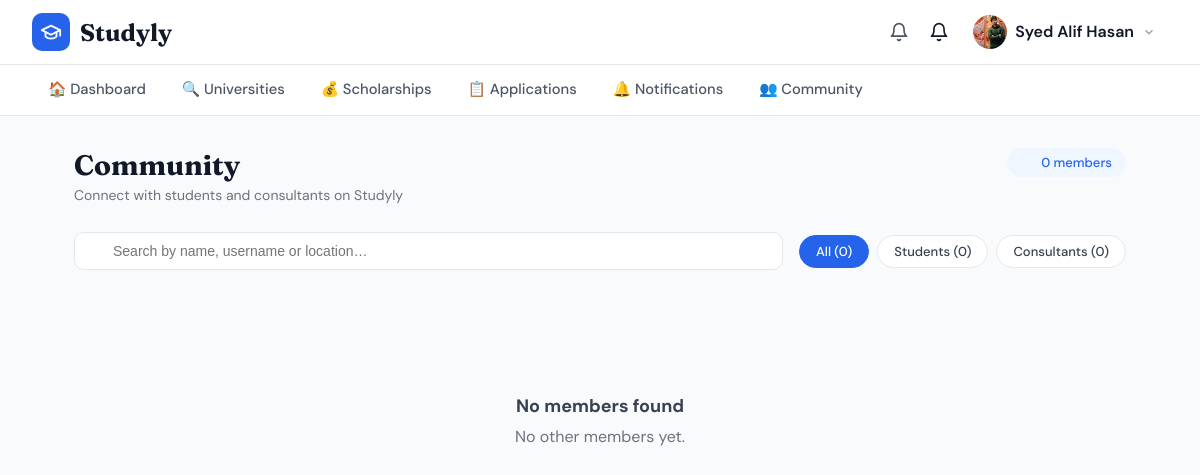
The app's page /community/ (signed in), older data.
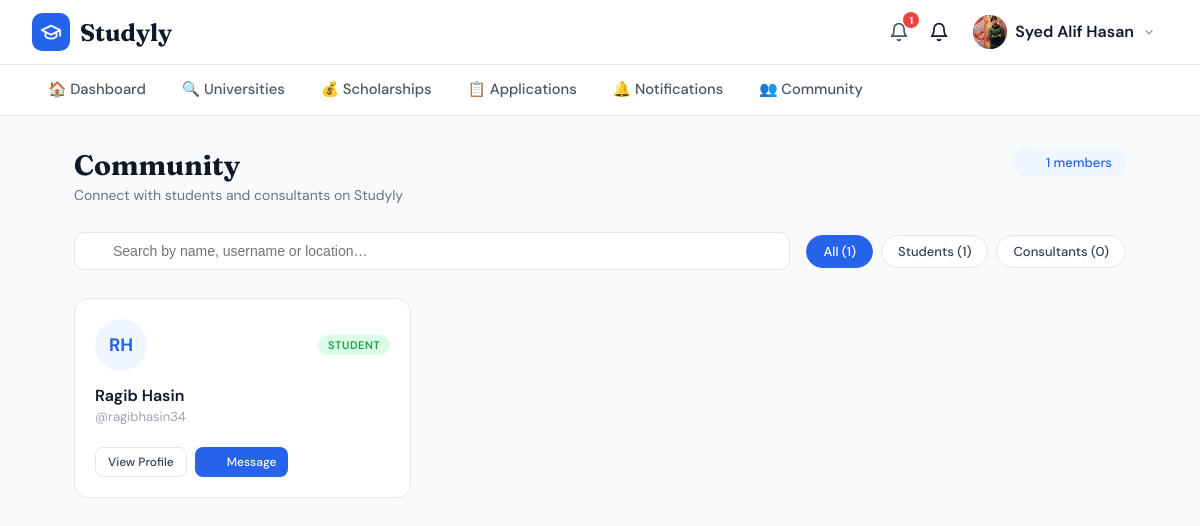
The same page, newer data.
### users/models.py (models this page shows, shortened)
class User(AbstractUser):
    ROLE_CHOICES = [
        ('student', 'Student'),
        ('admin', 'Admin'),
        ('consultant', 'Educational Consultant'),
    ]
    role = models.CharField(max_length=20, choices=ROLE_CHOICES, default='student')

### community/views.py (the view, shortened to what this page needs)
# urls.py: path('', views.community_list, name='list'),
@login_required
def community_list(request):
    query = request.GET.get('q', '').strip()
    role_filter = request.GET.get('role', 'all')
    users = User.objects.exclude(id=request.user.id).select_related('profile')
    if role_filter == 'student':
        users = users.filter(role='student')
    elif role_filter == 'consultant':
        users = users.filter(role='consultant')
    students_count = User.objects.exclude(id=request.user.id).filter(role='student').count()
    consultants_count = User.objects.exclude(id=request.user.id).filter(role='consultant').count()
    context = {
        'users': users,
        'query': query,
        'role_filter': role_filter,
        'students_count': students_count,
        'consultants_count': consultants_count,
        'total_count': students_count + consultants_count,
        'active_nav': 'community',
    }
    return render(request, 'community/list.html', context)

### users/context_processors.py (called while the page is built)
def unread_notifications(request):
    if request.user.is_authenticated:
        from notifications.models import Notification
        count = Notification.objects.filter(user=request.user, is_read=False).count()
        return {'unread_notif_count': count}
    return {'unread_notif_count': 0}

### templates/community/list.html (shortened to what this page needs)
{% extends 'base.html' %}
{% block content %}
<div class="community-page">
  <div class="page-header">
    <div>
      <h1 class="page-title">Community</h1>
      <p class="page-subtitle">Connect with students and consultants on Studyly</p>
    </div>
    <div class="header-stats">
      <span class="stat-pill"><i data-lucide="users" style="width:14px;height:14px;"></i> {{ total_count }} members</span>
    </div>
  </div>
  <div class="search-filter-bar">
    <form method="GET" class="search-form">
      <div class="search-input-wrap">
        <i data-lucide="search" class="search-icon"></i>
        <input type="text" name="q" value="{{ query }}" placeholder="Search by name, username or location…" class="search-input" autofocus>
      </div>
    </form>
    <div class="filter-pills">
      <a href="?q={{ query }}&role=all" class="pill {% if role_filter == 'all' %}pill--active{% endif %}">All ({{ total_count }})</a>
      <a href="?q={{ query }}&role=student" class="pill {% if role_filter == 'student' %}pill--active{% endif %}">Students ({{ students_count }})</a>
      <a href="?q={{ query }}&role=consultant" class="pill {% if role_filter == 'consultant' %}pill--active{% endif %}">Consultants ({{ consultants_count }})</a>
    </div>
  </div>
  {% if users %}
  <div class="users-grid">
    {% for u in users %}
    <div class="user-card">
      <div class="user-card__top">
        <div class="avatar avatar--lg">{{ u.first_name|first|upper }}{{ u.last_name|first|upper }}</div>
        <span class="role-badge role-badge--{{ u.role }}">{{ u.get_role_display }}</span>
      </div>
      <div class="user-card__body">
        <h3 class="user-name">{{ u.get_full_name|default:u.username }}</h3>
        <p class="user-username">@{{ u.username }}</p>
      </div>
      <div class="user-card__actions">
        <a href="{% url 'community:profile' u.pk %}" class="btn btn--outline btn--sm">View Profile</a>
        {% if u.role != 'admin' %}
        <a href="{% url 'users:conversation' u.username %}" class="btn btn--primary btn--sm">
          <i data-lucide="message-circle" style="width:14px;height:14px;"></i> Message
        </a>
        {% endif %}
      </div>
    </div>
    {% endfor %}
  </div>
  {% else %}
  <div class="empty-state">
    <h3>No members found</h3>
    <p>{% if query %}Try a different search term.{% else %}No other members yet.{% endif %}</p>
  </div>
  {% endif %}
</div>
{% endblock %}

### templates/base.html (shortened to what this page needs)
<!DOCTYPE html>
<html lang="en">
<head>
</head>
<body>
{% if user.is_authenticated and not skip_nav %}
<nav class="top-nav">
  <div class="top-nav-inner">
    <a href="{% url 'dashboard:dashboard' %}" class="logo">
      <div class="logo-icon">
        <svg xmlns="http://www.w3.org/2000/svg" width="22" height="22" fill="none" stroke="white" stroke-width="2" stroke-linecap="round" stroke-linejoin="round" viewBox="0 0 24 24">
          <path d="M22 10v6M2 10l10-5 10 5-10 5z"/><path d="M6 12v5c3 3 9 3 12 0v-5"/>
        </svg>
      </div>
      <span class="logo-text">Studyly</span>
    </a>
    <div class="nav-right">
     <a href="{% url 'notifications:list' %}" class="bell-btn" style="position:relative;">
  <svg xmlns="http://www.w3.org/2000/svg" width="20" height="20" fill="none" stroke="currentColor" stroke-width="2" stroke-linecap="round" stroke-linejoin="round" viewBox="0 0 24 24">
    <path d="M18 8A6 6 0 0 0 6 8c0 7-3 9-3 9h18s-3-2-3-9"/><path d="M13.73 21a2 2 0 0 1-3.46 0"/>
  </svg>
  {% if unread_notif_count %}
    <span style="position:absolute;top:-2px;right:-2px;background:#ef4444;color:white;border-radius:50%;width:16px;height:16px;font-size:10px;font-weight:700;display:flex;align-items:center;justify-content:center;">{{ unread_notif_count }}</span>
  {% endif %}
</a>
        <svg xmlns="http://www.w3.org/2000/svg" width="20" height="20" fill="none" stroke="currentColor" stroke-width="2" stroke-linecap="round" stroke-linejoin="round" viewBox="0 0 24 24">
          <path d="M18 8A6 6 0 0 0 6 8c0 7-3 9-3 9h18s-3-2-3-9"/><path d="M13.73 21a2 2 0 0 1-3.46 0"/>
        </svg>
      <div class="user-dropdown-wrap" id="userDropdown">
        <div class="user-btn" onclick="toggleDropdown()">
          <div class="user-avatar">
            {% if user.profile.profile_picture %}
              <img src="{{ user.profile.profile_picture.url }}" alt="avatar">
            {% else %}
              <svg xmlns="http://www.w3.org/2000/svg" width="16" height="16" fill="none" stroke="white" stroke-width="2" stroke-linecap="round" stroke-linejoin="round" viewBox="0 0 24 24">
                <path d="M20 21v-2a4 4 0 0 0-4-4H8a4 4 0 0 0-4 4v2"/><circle cx="12" cy="7" r="4"/>
              </svg>
            {% endif %}
          </div>
          <span class="user-name">{{ user.get_full_name|default:user.username }}</span>
          <svg class="chevron" xmlns="http://www.w3.org/2000/svg" width="14" height="14" fill="none" stroke="currentColor" stroke-width="2.5" viewBox="0 0 24 24"><polyline points="6 9 12 15 18 9"/></svg>
        </div>
      </div>
    </div>
  </div>
</nav>
<div class="sec-nav">
  <div class="sec-nav-inner">
    <a href="{% url 'dashboard:dashboard' %}"  class="nav-link {% block nav_dashboard %}{% endblock %}">🏠 Dashboard</a>
    <a href="{% url 'universities:list' %}"    class="nav-link {% block nav_universities %}{% endblock %}">🔍 Universities</a>
    <a href="{% url 'scholarships:list' %}"    class="nav-link {% block nav_scholarships %}{% endblock %}">💰 Scholarships</a>
    <a href="{% url 'applications:list' %}"    class="nav-link {% block nav_applications %}{% endblock %}">📋 Applications</a>
    <a href="{% url 'notifications:list' %}"   class="nav-link {% block nav_notifications %}{% endblock %}">🔔 Notifications</a>
      <a href="{% url 'community:list' %}" class="nav-link {% if active_nav == 'community' %}nav-link--active{% endif %}">👥 Community</a>
  </div>
</div>
{% endif %}
{% block content %}{% endblock %}
</body>
</html>

Row changes from the older to the newer data that the page shows:
added User: first_name|first "R", last_name|first "H", role "STUDENT", get_full_name "Ragib Hasin", username "ragibhasin34", shows "Message"
Text that changed along with them:
{{ unread_notif_count }}: (not shown) → "1"
{{ total_count }}: "0" → "1"
{{ students_count }}: "0" → "1"
text no longer shown: "No members found No other members yet."
